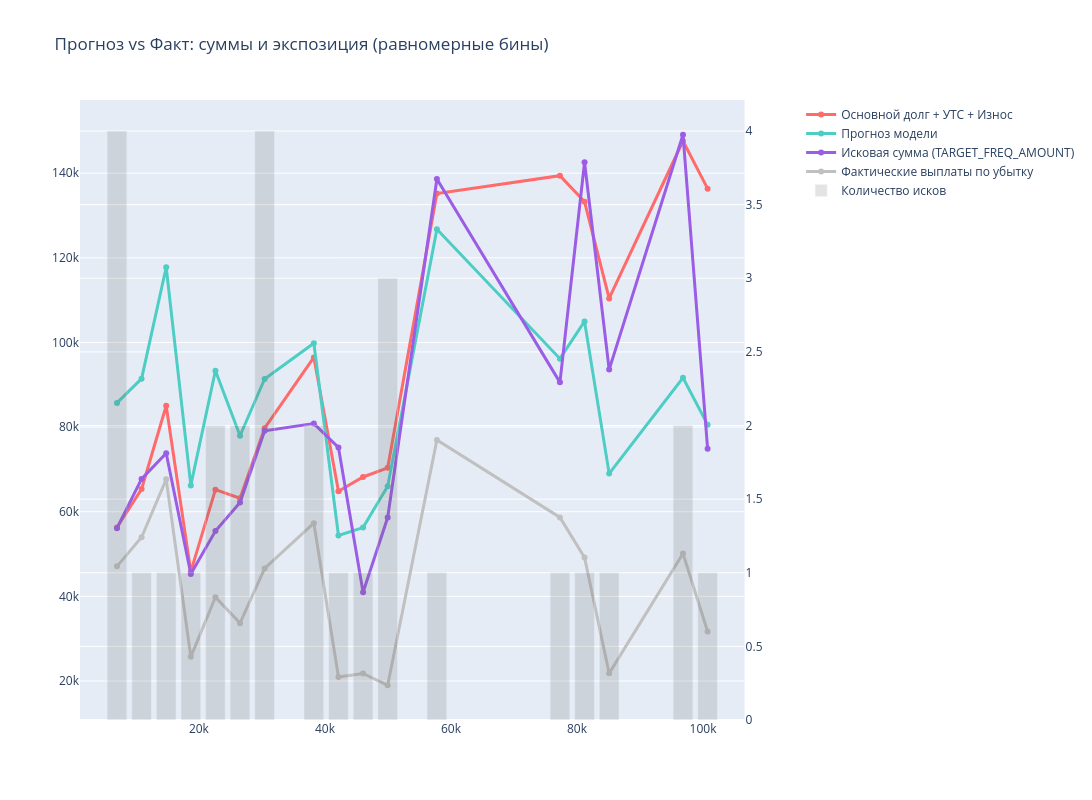

Write notebook code for a chart like this one.
### Code cell
from querulus.fin_effect import (
    plot_confusion_matrix,
    plot_cost_confusion_heatmaps,
    plot_positive_cases_by_month,
    plot_precision_recall_vs_threshold,
    plot_severity_fact_vs_pred_binned,
    plot_target_monthly_share,
)

split = training.frequency_split
frame = fin_effect.frame
y_test = split.y_test.loc[frame.index]
x_test = split.x_test.loc[frame.index, training.frequency_features]

business_threshold = fin_effect.best_threshold
plot_confusion_matrix(
    frame[FIN_EFFECT_CONFIG.frequency_target_column],
    frame["pred_freq"],
    title=f"Confusion Matrix {FREQUENCY_TARGET} (threshold={business_threshold:.2f})",
)
plot_precision_recall_vs_threshold(training.frequency_model, x_test, y_test)
plot_cost_confusion_heatmaps(frame, y_test, frame["pred_freq"])
plot_severity_fact_vs_pred_binned(
    frame,
    frame[SEVERITY_TARGET],
    frame["pred_sev"],
    mask_actual_claim=(y_test == 1),
    config=FIN_EFFECT_CONFIG,
)
plot_target_monthly_share(df, config=FIN_EFFECT_CONFIG)
plot_positive_cases_by_month(df, config=FIN_EFFECT_CONFIG)

### Figure 1 — Plotly figure (JSON) as saved in the notebook; plotly's stock layout.template omitted (floating-point values rounded to 4 significant figures)
{"data": [{"line": {"color": "#FF6B6B", "width": 3}, "mode": "lines+markers", "name": "Основной долг + УТС + Износ", "type": "scatter", "x": [6999.0, 10900.0, 14810.0, 18720.0, 22620.0, 26530.0, 30430.0, 38240.0, 42150.0, 46050.0, 49960.0, 57770.0, 77290.0, 81200.0, 85110.0, 96820.0, 100700.0], "xaxis": "x", "y": [56290.0, 65370.0, 85050.0, 45850.0, 65230.0, 63200.0, 79730.0, 96480.0, 64860.0, 68220.0, 70380.0, 135200.0, 139400.0, 133200.0, 110400.0, 147600.0, 136400.0], "yaxis": "y"}, {"line": {"color": "#4ECDC4", "width": 3}, "mode": "lines+markers", "name": "Прогноз модели", "type": "scatter", "x": [6999.0, 10900.0, 14810.0, 18720.0, 22620.0, 26530.0, 30430.0, 38240.0, 42150.0, 46050.0, 49960.0, 57770.0, 77290.0, 81200.0, 85110.0, 96820.0, 100700.0], "xaxis": "x", "y": [85720.0, 91450.0, 117800.0, 66220.0, 93320.0, 77970.0, 91390.0, 99830.0, 54400.0, 56260.0, 66040.0, 126800.0, 96180.0, 105000.0, 69010.0, 91660.0, 80580.0], "yaxis": "y"}, {"line": {"color": "#9B5DE5", "width": 3}, "mode": "lines+markers", "name": "Исковая сумма (TARGET_FREQ_AMOUNT)", "type": "scatter", "x": [6999.0, 10900.0, 14810.0, 18720.0, 22620.0, 26530.0, 30430.0, 38240.0, 42150.0, 46050.0, 49960.0, 57770.0, 77290.0, 81200.0, 85110.0, 96820.0, 100700.0], "xaxis": "x", "y": [56120.0, 67760.0, 73840.0, 45300.0, 55450.0, 62180.0, 79130.0, 80840.0, 75180.0, 40960.0, 58630.0, 138600.0, 90580.0, 142600.0, 93590.0, 149100.0, 74900.0], "yaxis": "y"}, {"line": {"color": "silver", "width": 3}, "mode": "lines+markers", "name": "Фактические выплаты по убытку", "type": "scatter", "x": [6999.0, 10900.0, 14810.0, 18720.0, 22620.0, 26530.0, 30430.0, 38240.0, 42150.0, 46050.0, 49960.0, 57770.0, 77290.0, 81200.0, 85110.0, 96820.0, 100700.0], "xaxis": "x", "y": [47100.0, 53980.0, 67670.0, 25710.0, 39810.0, 33680.0, 46600.0, 57300.0, 20960.0, 21780.0, 19000.0, 76960.0, 58660.0, 49190.0, 21820.0, 50150.0, 31720.0], "yaxis": "y"}, {"marker": {"color": "rgba(100, 100, 100, 0.3)"}, "name": "Количество исков", "opacity": 0.6, "type": "bar", "x": [6999.0, 10900.0, 14810.0, 18720.0, 22620.0, 26530.0, 30430.0, 38240.0, 42150.0, 46050.0, 49960.0, 57770.0, 77290.0, 81200.0, 85110.0, 96820.0, 100700.0], "xaxis": "x", "y": [4, 1, 1, 1, 2, 2, 4, 2, 1, 1, 3, 1, 1, 1, 1, 2, 1], "yaxis": "y2"}], "layout": {"height": 800, "hovermode": "x unified", "title": {"text": "Прогноз vs Факт: суммы и экспозиция (равномерные бины)"}, "width": 1150, "xaxis": {"anchor": "y", "domain": [0, 0.94]}, "yaxis": {"anchor": "x", "domain": [0, 1]}, "yaxis2": {"anchor": "x", "overlaying": "y", "side": "right"}}}
